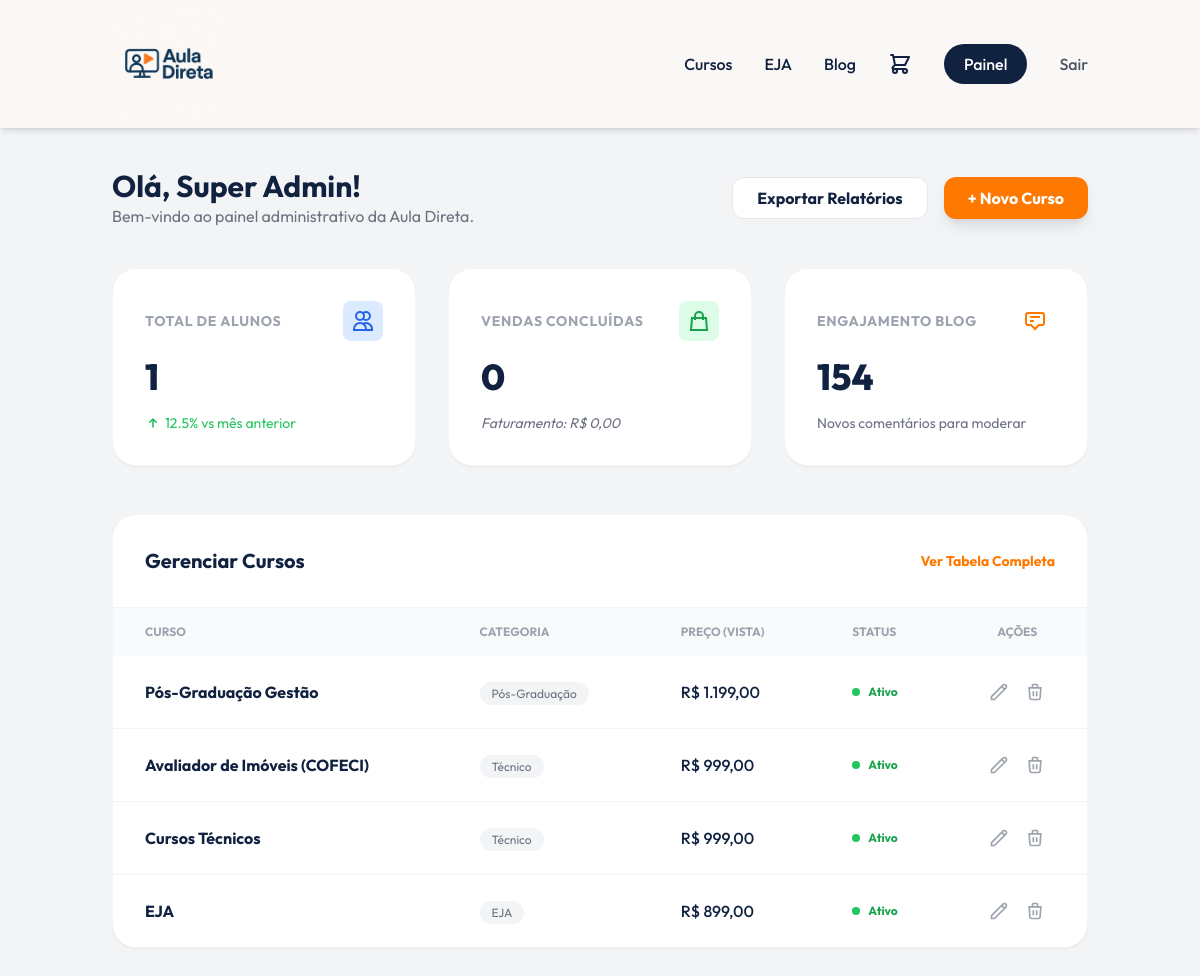
Page /admin (signed in) on the committed database.
### tables this page shows
CREATE TABLE IF NOT EXISTS `cursos` (
    `id` INT AUTO_INCREMENT PRIMARY KEY,
    `titulo` VARCHAR(255) NOT NULL,
    `descricao` TEXT,
    `preco_vista` DECIMAL(10, 2) NOT NULL,
    `preco_parcelado` DECIMAL(10, 2),
    `parcelas` INT DEFAULT 10,
    `imagem` VARCHAR(255),
    `categoria` VARCHAR(50),
    `created_at` TIMESTAMP DEFAULT CURRENT_TIMESTAMP
);

### views/dashboard_admin.php (the view, shortened to what this page needs)
<?php
render_header();
$query_users = "SELECT COUNT(*) as total FROM usuarios";
$stmt_users = $db->query($query_users);
$total_users = $stmt_users->fetch(PDO::FETCH_ASSOC)['total'];
$query_vendas = "SELECT COUNT(*) as total, SUM(total) as revenue FROM pedidos WHERE status = 'pago'";
$stmt_vendas = $db->query($query_vendas);
$vendas_data = $stmt_vendas->fetch(PDO::FETCH_ASSOC);
$total_vendas = $vendas_data['total'] ?? 0;
$total_revenue = $vendas_data['revenue'] ?? 0;
$query_cursos_list = "SELECT * FROM cursos LIMIT 5";
$stmt_cursos = $db->query($query_cursos_list);
$recent_cursos = $stmt_cursos->fetchAll(PDO::FETCH_ASSOC);
?>
<div class="bg-gray-100 min-h-screen">
    <div class="container mx-auto px-6 py-10">
        <div class="flex justify-between items-center mb-10">
            <div>
                <h1 class="text-3xl font-bold text-navy">Olá,
                    <?php echo $_SESSION['user_nome']; ?>!
                </h1>
                <p class="text-gray-500">Bem-vindo ao painel administrativo da Aula Direta.</p>
            </div>
            <div class="flex space-x-4">
                <button
                    class="bg-white text-navy px-6 py-2 rounded-xl border border-gray-200 font-bold hover:bg-gray-50 transition">Exportar
                    Relatórios</button>
                <button
                    class="bg-orange text-white px-6 py-2 rounded-xl font-bold hover-bg-orange transition shadow-lg">+
                    Novo Curso</button>
            </div>
        </div>
        <div class="grid grid-cols-1 md:grid-cols-3 gap-8 mb-12">
            <div class="bg-white p-8 rounded-3xl shadow-sm border border-gray-100">
                <div class="flex items-center justify-between mb-4">
                    <span class="text-gray-400 font-bold text-sm uppercase tracking-wider">Total de Alunos</span>
                    <div class="bg-blue-100 p-2 rounded-lg text-blue-600">
                        <svg class="w-6 h-6" fill="none" stroke="currentColor" viewBox="0 0 24 24">
                            <path
                                d="M12 4.354a4 4 0 110 5.292M15 21H3v-1a6 6 0 0112 0v1zm0 0h6v-1a6 6 0 00-9-5.197M13 7a4 4 0 11-8 0 4 4 0 018 0z"
                                stroke-width="2"></path>
                        </svg>
                    </div>
                </div>
                <h3 class="text-4xl font-extrabold text-navy">
                    <?php echo $total_users; ?>
                </h3>
                <div class="mt-4 flex items-center text-green-500 text-sm">
                    <svg class="w-4 h-4 mr-1" fill="currentColor" viewBox="0 0 20 20">
                        <path
                            d="M5.293 9.707a1 1 0 010-1.414l4-4a1 1 0 011.414 0l4 4a1 1 0 01-1.414 1.414L11 7.414V15a1 1 0 11-2 0V7.414L6.707 9.707a1 1 0 01-1.414 0z">
                        </path>
                    </svg>
                    <span>12.5% vs mês anterior</span>
                </div>
            </div>
            <div class="bg-white p-8 rounded-3xl shadow-sm border border-gray-100">
                <div class="flex items-center justify-between mb-4">
                    <span class="text-gray-400 font-bold text-sm uppercase tracking-wider">Vendas Concluídas</span>
                    <div class="bg-green-100 p-2 rounded-lg text-green-600">
                        <svg class="w-6 h-6" fill="none" stroke="currentColor" viewBox="0 0 24 24">
                            <path d="M16 11V7a4 4 0 00-8 0v4M5 9h14l1 12H4L5 9z" stroke-width="2"></path>
                        </svg>
                    </div>
                </div>
                <h3 class="text-4xl font-extrabold text-navy">
                    <?php echo $total_vendas; ?>
                </h3>
                <p class="mt-4 text-gray-500 text-sm italic">Faturamento: R$
                    <?php echo number_format($total_revenue, 2, ',', '.'); ?>
                </p>
            </div>
            <div class="bg-white p-8 rounded-3xl shadow-sm border border-gray-100">
                <div class="flex items-center justify-between mb-4">
                    <span class="text-gray-400 font-bold text-sm uppercase tracking-wider">Engajamento Blog</span>
                    <div class="bg-orange/10 p-2 rounded-lg text-orange">
                        <svg class="w-6 h-6" fill="none" stroke="currentColor" viewBox="0 0 24 24">
                            <path
                                d="M7 8h10M7 12h4m1 8l-4-4H5a2 2 0 01-2-2V6a2 2 0 012-2h14a2 2 0 012 2v8a2 2 0 01-2 2h-3l-4 4z"
                                stroke-width="2"></path>
                        </svg>
                    </div>
                </div>
                <h3 class="text-4xl font-extrabold text-navy">154</h3>
                <p class="mt-4 text-gray-500 text-sm">Novos comentários para moderar</p>
            </div>
        </div>
        <div class="bg-white rounded-3xl shadow-sm border border-gray-100 overflow-hidden">
            <div class="p-8 border-b border-gray-100 flex justify-between items-center">
                <h2 class="text-xl font-bold text-navy">Gerenciar Cursos</h2>
                <a href="#" class="text-sm font-bold text-orange hover:underline">Ver Tabela Completa</a>
            </div>
            <div class="overflow-x-auto">
                <table class="w-full text-left">
                    <thead class="bg-gray-50 text-gray-400 text-xs uppercase font-bold">
                        <tr>
                            <th class="px-8 py-4">Curso</th>
                            <th class="px-8 py-4">Categoria</th>
                            <th class="px-8 py-4">Preço (Vista)</th>
                            <th class="px-8 py-4">Status</th>
                            <th class="px-8 py-4 text-center">Ações</th>
                        </tr>
                    </thead>
                    <tbody class="divide-y divide-gray-100">
                        <?php foreach ($recent_cursos as $curso): ?>
                            <tr class="hover:bg-gray-50 transition">
                                <td class="px-8 py-6 font-bold text-navy">
                                    <?php echo $curso['titulo']; ?>
                                </td>
                                <td class="px-8 py-6 text-gray-500"><span
                                        class="bg-gray-100 px-3 py-1 rounded-full text-xs">
                                        <?php echo $curso['categoria']; ?>
                                    </span></td>
                                <td class="px-8 py-6 text-navy font-medium">R$
                                    <?php echo number_format($curso['preco_vista'], 2, ',', '.'); ?>
                                </td>
                                <td class="px-8 py-6">
                                    <span class="flex items-center text-green-600 text-xs font-bold">
                                        <span class="w-2 h-2 bg-green-500 rounded-full mr-2"></span> Ativo
                                    </span>
                                </td>
                                <td class="px-8 py-6">
                                    <div class="flex justify-center space-x-4">
                                        <button class="text-gray-400 hover:text-navy transition"><svg class="w-5 h-5"
                                                fill="none" stroke="currentColor" viewBox="0 0 24 24">
                                                <path
                                                    d="M15.232 5.232l3.536 3.536m-2.036-5.036a2.5 2.5 0 113.536 3.536L6.5 21.036H3v-3.572L16.732 3.732z"
                                                    stroke-width="2"></path>
                                            </svg></button>
                                        <button class="text-gray-400 hover:text-red-500 transition"><svg class="w-5 h-5"
                                                fill="none" stroke="currentColor" viewBox="0 0 24 24">
                                                <path
                                                    d="M19 7l-.867 12.142A2 2 0 0116.138 21H7.862a2 2 0 01-1.995-1.858L5 7m5 4v6m4-6v6m1-10V4a1 1 0 00-1-1h-4a1 1 0 00-1 1v3M4 7h16"
                                                    stroke-width="2"></path>
                                            </svg></button>
                                    </div>
                                </td>
                            </tr>
                        <?php endforeach; ?>
                    </tbody>
                </table>
            </div>
        </div>
    </div>
</div>
<?php render_footer(); ?>

### index.php (shortened to what this page needs)
<?php
$url = isset($_GET['url']) ? $_GET['url'] : 'home';
$url = rtrim($url, '/');
$db = (new Database())->getConnection();
function render_header($title = "Aula Direta")
{
    include 'views/header.php';
}
function render_footer()
{
    include 'views/footer.php';
}
switch ($url) {
    case 'admin':
        if (isset($_SESSION['user_id'])) {
            $view = isset($_GET['view']) ? $_GET['view'] : 'dashboard';
            if ($_SESSION['user_nivel'] == 'admin') {
                if ($view == 'blog') {
                    include 'views/admin_blog.php';
                } elseif ($view == 'blog_form') {
                    include 'views/admin_blog_form.php';
                } elseif ($view == 'comments') {
                    include 'views/admin_comments.php';
                } else {
                    include 'views/dashboard_admin.php';
                }
            } else {
                include 'views/dashboard_client.php';
            }
        } else {
            header('Location: /login');
        }
        break;
}
?>

### views/header.php (shortened to what this page needs)
<!DOCTYPE html>
<html lang="pt-br">
<head>
    <script src="https://cdn.tailwindcss.com"></script>
</head>
<body class="bg-gray-50 text-gray-900">
    <nav class="shadow-md sticky top-0 z-50" style="background-color: #f9f8f6;">
        <div class="container mx-auto px-6 py-2 flex justify-between items-center">
            <a href="/home" class="flex items-center">
                <img src="/assets/images/logo.png?v=1.3" alt="Aula Direta" class="h-20 md:h-28">
            </a>
            <div class="hidden md:flex space-x-8 items-center font-medium">
                <a href="/home#cursos" class="hover:text-orange transition text-navy">Cursos</a>
                <a href="#" class="hover:text-orange transition text-navy">EJA</a>
                <a href="/blog" class="hover:text-orange transition text-navy">Blog</a>
                <a href="/cart" class="relative group">
                </a>
                <?php if (isset($_SESSION['user_id'])): ?>
                    <a href="/admin" class="bg-navy text-white px-5 py-2 rounded-full hover-bg-navy transition">Painel</a>
                    <a href="/logout" class="text-gray-600 hover:text-red-500 transition">Sair</a>
                <?php else: ?>
                    <a href="/login" class="text-navy hover:text-orange transition">Entrar</a>
                    <a href="https://wa.me/5511964811689?text=Olá! Gostaria de me matricular em um curso." target="_blank"
                        class="bg-orange text-white px-6 py-2 rounded-full hover-bg-orange transition shadow-lg">Matricule-se</a>
                <?php endif; ?>
            </div>
        </div>
    </nav>

### views/footer.php (shortened to what this page needs)
</body>
</html>

### views/header.php (style rules this page uses)
body { font-family: 'Outfit', sans-serif; }
.bg-navy { background-color: #112140; }
.text-navy { color: #112140; }
.bg-orange { background-color: #FF7800; }
.text-orange { color: #FF7800; }

### rows in the picture
cursos: titulo "Pós-Graduação Gestão", categoria "Pós-Graduação", preco_vista "1.199,00"
cursos: titulo "Avaliador de Imóveis (COFECI)", categoria "Técnico", preco_vista "999,00"
cursos: titulo "Cursos Técnicos", categoria "Técnico", preco_vista "999,00"
cursos: titulo "EJA", categoria "EJA", preco_vista "899,00"

### other values in the picture
$_SESSION['user_nome'] "Super Admin"
$total_users "1"
$total_vendas "0"
$total_revenue "0,00"
